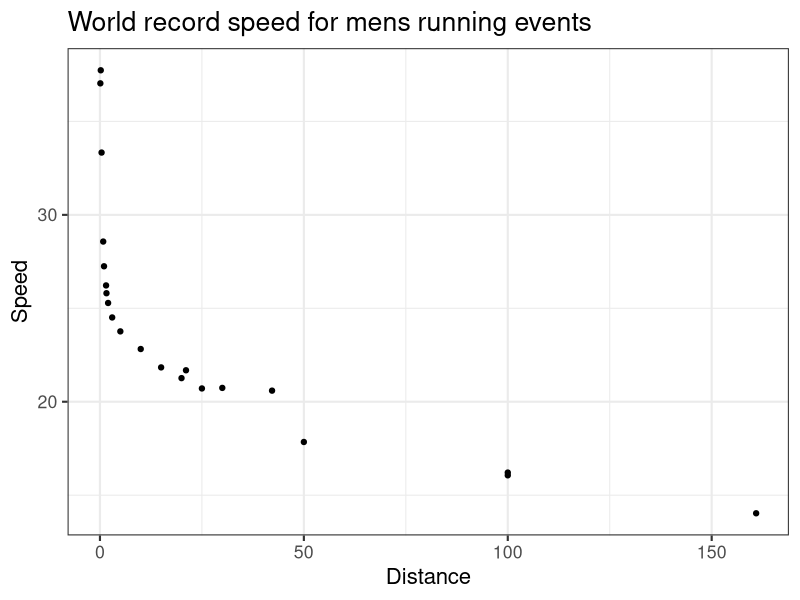
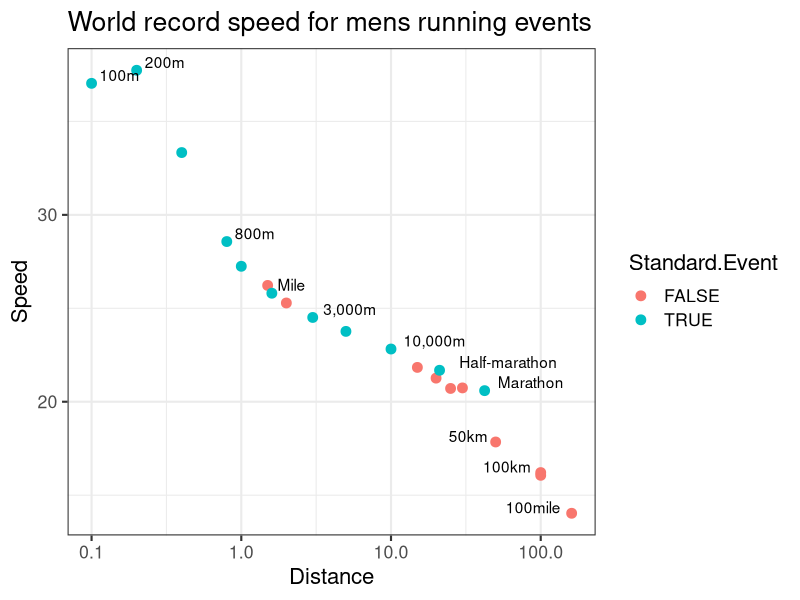
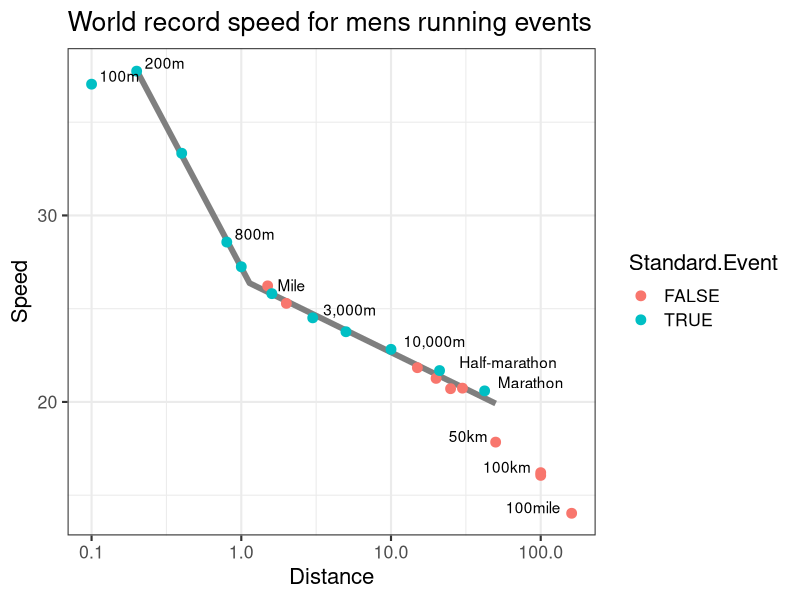

Source code (R) for these figures, in order:
## ---- chunk 1
setwd("d:/tmp/Dropbox/Edu/Kaggle/varous")
rm(list=ls(all=TRUE))

library(knitr)
opts_chunk$set(echo = TRUE, cache = T, cache.path = "cache/", fig.path = "figure/", warning = FALSE)
#http://yihui.name/knitr/options/
## ---- chunk 2
dat <- structure(list(Distance = c(0.1, 0.2, 0.4, 0.8, 1, 1.5, 1.6, 
2, 3, 5, 10, 15, 20, 21.1, 25, 30, 42.2, 100, 50, 100, 160.9), 
    Time = c("00:00:10", "00:00:19", "00:00:43", "00:01:41", 
    "00:02:12", "00:03:26", "00:03:43", "00:04:45", "00:07:21", 
    "00:12:37", "00:26:18", "00:41:13", "00:56:26", "00:58:23", 
    "01:12:25", "01:26:47", "02:02:57", "06:13:33", "02:48:06", 
    "06:10:10", "11:28:03"), Athlete = c("Usain Bolt", "Usain Bolt", 
    "Michael Johnson", "David Rudisha", "Noah Ngeny", "Hicham El Guerrouj", 
    "Hicham El Guerrouj", "Hicham El Guerrouj", "Daniel Komen", 
    "Kenenisa Bekele", "Kenenisa Bekele", "Leonard Patrick Komon", 
    "Haile Gebrselassie", "Zersenay Tadese", "Moses Mosop", "Moses Mosop", 
    "Dennis Kipruto Kimetto", "Takahiro Sunada", " Jeff Norman (GBR)", 
    " Donald Ritchie (GBR)", " Oleg Kharitonov (RUS)"), Date = c("16-Aug-09", 
    "20-Aug-09", "26-Aug-99", "09-Aug-12", "05-Sep-99", "14-Jul-98", 
    "07-Jul-99", "07-Sep-99", "01-Sep-96", "31-May-04", "26-Aug-05", 
    "26-Sep-10", "27-Jun-07", "21-Mar-10", "03-Jun-11", "03-Jun-11", 
    "28-Sep-14", "21-Jun-98", "07-Jun-80", "28-Oct-78", "20-Oct-02"
    ), Record = c("World record", "World record", "World record", 
    "World record", "World record", "World record", "World record", 
    "World record", "World record", "World record", "World record", 
    "World record", "World record", "World record", "World record", 
    "World record", "World record", "World record", "World best", 
    "World best", "World best"), Time.in.hours = c(0.0027, 0.0053, 
    0.012, 0.028, 0.0367, 0.0572, 0.062, 0.0791, 0.1224, 0.2104, 
    0.4382, 0.6869, 0.9406, 0.9731, 1.2071, 1.4465, 2.0492, 6.2258, 
    2.8017, 6.1694, 11.4675), Standard.event = c(" Yes ", " Yes ", 
    " Yes ", " Yes ", " Yes ", " No ", " Yes ", " No ", " Yes ", 
    " Yes ", " Yes ", " No ", " No ", " Yes ", " No ", " No ", 
    " Yes ", " No ", " No ", " No ", " No ")), .Names = c("Distance", 
"Time", "Athlete", "Date", "Record", "Time.in.hours", "Standard.event"
), class = "data.frame", row.names = c(NA, -21L))
## ---- chunk 3

library(ggplot2)
#dat <- read.csv("world records.csv", stringsAsFactors = FALSE)

track <- within(dat, {
  Time <- as.numeric(Time.in.hours)
  Date <- as.Date(Date, format = "%d-%b-%y")
  Speed <- Distance / Time
  logDistance <- log10(Distance)
  Standard.Event <- Standard.event == " Yes "
  Time.in.hours <- NULL
  Standard.event <- NULL
})


## ---- chunk 4

ggplot(aes(y = Speed, x = Distance), data = track) +
  geom_point() +
  theme_bw(16) +
  ggtitle("World record speed for mens running events")



labelx <- c(0.1, 0.2, 0.8, 1.6, 3, 10, 21.1, 42.2)
labely <- track[track$Distance %in% labelx, "Speed"]
labeltext <- c("100m", "200m", "800m", "Mile", "3,000m", "10,000m", "Half-marathon", "Marathon")
labels1 <- data.frame(Distance = labelx, Speed = labely, Text = labeltext)

labelx <- c(50, 100, 160.9)
labely <- track[track$Distance %in% labelx & track$Record == "World best", "Speed"]
labeltext <- c("50km", "100km", "100mile")
labels2 <- data.frame(Distance = labelx, Speed = labely, Text = labeltext)


ggplot(aes(y = Speed, x = Distance), data = track) +
  # geom_path(data = data.frame(Distance = newx, Speed = newy), colour = "grey 20") +
  geom_point(aes(colour = Standard.Event), size = 3) +
  geom_text(data = labels1, aes(label = Text), hjust = -0.2, vjust = -0.2) +
  geom_text(data = labels2, aes(label = Text), hjust = 1.2, vjust = -0) +
  scale_x_log10() +
  theme_bw(16) +
  ggtitle("World record speed for mens running events")


## ---- chunk 5

library(segmented)

# Helper function to compute the inverse of log10(x)
exp10 <- function(x)10^x

# Limit model data to distance from 200m to marathon
modeldata  <- track[track$Distance >= 0.2 & track$Distance <= 42.2, ]

# Fit linear model
lfit <- lm(Speed ~ logDistance, data = modeldata)

# Fit segmented model
sfit <- segmented(lfit, seg.Z = ~ logDistance)
exp10(sfit$psi)
summary(sfit)

bpoints <- 10^(sfit$psi)[, 2]
newx <- c(0.2, bpoints, 50)
newy <- predict(sfit, data.frame(logDistance = log10(newx)))
## ---- chunk 6
labelx <- c(0.1, 0.2, 0.8, 1.6, 3, 10, 21.1, 42.2)
labely <- track[track$Distance %in% labelx, "Speed"]
labeltext <- c("100m", "200m", "800m", "Mile", "3,000m", "10,000m", "Half-marathon", "Marathon")
labels1 <- data.frame(Distance = labelx, Speed = labely, Text = labeltext)

labelx <- c(50, 100, 160.9)
labely <- track[track$Distance %in% labelx & track$Record == "World best", "Speed"]
labeltext <- c("50km", "100km", "100mile")
labels2 <- data.frame(Distance = labelx, Speed = labely, Text = labeltext)


ggplot(aes(y = Speed, x = Distance), data = track) +
  geom_path(data = data.frame(Distance = newx, Speed = newy), colour = "grey 50", size = 2) +
  geom_point(aes(colour = Standard.Event), size = 3) +
  geom_text(data = labels1, aes(label = Text), hjust = -0.2, vjust = -0.2) +
  geom_text(data = labels2, aes(label = Text), hjust = 1.2, vjust = -0) +
  scale_x_log10() +
  theme_bw(16) +
  ggtitle("World record speed for mens running events")
